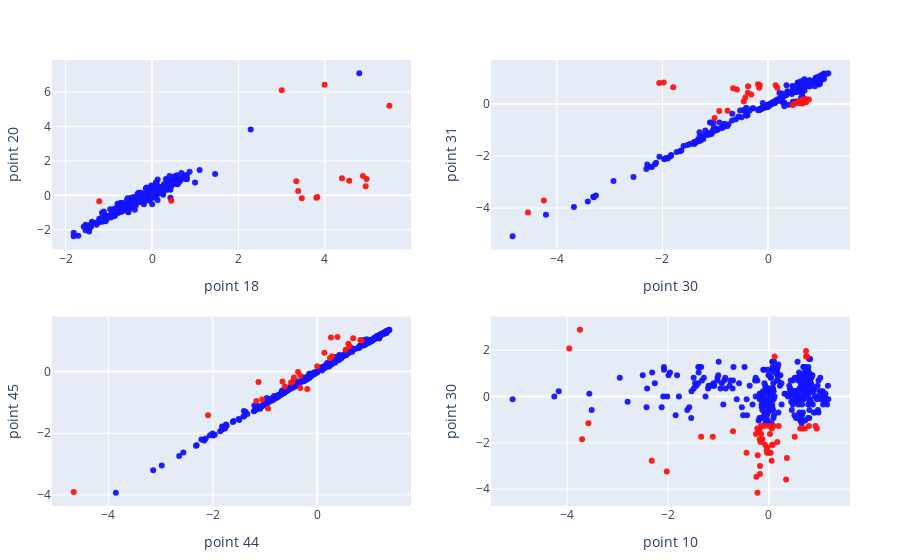

Notebook cell for this chart:
### Code cell
p1 = corroutliers(DataFrame(y=deflection[:, 18], x=deflection[:, 20]), 18, 20)
p2 = corroutliers(DataFrame(y=deflection[:, 30], x=deflection[:, 31]), 30, 31)
p3 = corroutliers(DataFrame(y=deflection[:, 44], x=deflection[:, 45]), 44, 45)
p4 = corroutliers(DataFrame(y=deflection[:, 10], x=deflection[:, 30]), 10, 30)
p=[p1 p2; p3 p4]
savefig(p, string("/Users/drvojtex/Desktop/", dataset_name, "_deflection_points.pdf"))
p

### Figure 1 — Plotly figure (JSON) as saved in the notebook; plotly's stock layout.template omitted (floating-point values rounded to 4 significant figures; data arrays with more than 128 entries replaced by an {"elided": "..."} marker saying what was removed)
{"data": [{"marker": {"color": "rgba(20, 20, 255, 0.95)"}, "mode": "markers", "showlegend": false, "type": "scatter", "x": {"elided": "385 float values"}, "xaxis": "x1", "y": {"elided": "385 float values"}, "yaxis": "y1"}, {"marker": {"color": "rgba(255, 20, 20, 0.95)"}, "mode": "markers", "showlegend": false, "type": "scatter", "x": [4.943, 3.993, 4.563, 4.964, 3.824, 3.38, 3.0, 5.492, 4.879, 4.394, 3.803, 3.465, 0.4457, 3.338, -1.222], "xaxis": "x1", "y": [0.5337, 6.438, 0.85, 0.9555, -0.09884, 0.2526, 6.122, 5.208, 1.131, 0.9906, -0.134, -0.1691, -0.3097, 0.8149, -0.3448], "yaxis": "y1"}, {"marker": {"color": "rgba(20, 20, 255, 0.95)"}, "mode": "markers", "showlegend": false, "type": "scatter", "x": {"elided": "363 float values"}, "xaxis": "x2", "y": {"elided": "363 float values"}, "yaxis": "y2"}, {"marker": {"color": "rgba(255, 20, 20, 0.95)"}, "mode": "markers", "showlegend": false, "type": "scatter", "x": [-0.1911, -0.3821, -4.548, -0.1567, 0.7158, -1.977, -0.5903, 0.7743, -0.9241, -0.3787, 0.5936, -0.7676, -0.4303, 0.6641, -2.062, 0.1754, -1.797, 0.5953, -0.167, 0.6005, 0.468, 0.1427, -4.247, 0.6486, -0.6626, 0.714, -1.014, 0.5884, -0.4613, 0.5746, -0.3184, 0.5798, 0.7192, 0.4748, 0.5987, 0.6366, 0.5093], "xaxis": "x2", "y": [0.7567, 0.4335, -4.168, 0.7197, 0.1143, 0.8209, 0.5542, 0.1688, -0.2731, 0.6769, 0.08315, -0.2614, 0.2506, 0.1883, 0.8034, 0.6204, 0.6399, 0.0267, 0.6243, 0.09483, -0.03754, 0.7177, -3.705, 0.01502, 0.6048, 0.1805, -0.5359, 0.1143, 0.09094, 0.07147, 0.3576, 0.07731, 0.06952, -0.02391, 0.05395, 0.03059, 0.01307], "yaxis": "y2"}, {"marker": {"color": "rgba(20, 20, 255, 0.95)"}, "mode": "markers", "showlegend": false, "type": "scatter", "x": {"elided": "373 float values"}, "xaxis": "x3", "y": {"elided": "373 float values"}, "yaxis": "y3"}, {"marker": {"color": "rgba(255, 20, 20, 0.95)"}, "mode": "markers", "showlegend": false, "type": "scatter", "x": [-0.3259, -0.5023, -0.324, -0.4473, -0.001833, 0.5964, 0.2628, -0.1923, -0.942, 0.5434, -0.6218, 0.8489, -2.092, 0.6156, 0.3855, -1.166, -1.125, -4.664, -0.6653, 0.1375, -0.4723, 0.243, 0.8265, 0.282, 0.6878, -0.3681, -1.053], "xaxis": "x3", "y": [-0.5326, -0.3527, -0.1347, -0.1956, 0.1709, 0.9013, 1.109, -0.5661, -1.197, 0.7067, -0.4818, 1.012, -1.419, 0.823, 1.123, -0.9513, -0.3353, -3.909, -0.3193, 0.6117, -0.332, 0.4371, 1.022, 0.498, 1.081, -0.01565, -0.9045], "yaxis": "y3"}, {"marker": {"color": "rgba(20, 20, 255, 0.95)"}, "mode": "markers", "showlegend": false, "type": "scatter", "x": {"elided": "346 float values"}, "xaxis": "x4", "y": {"elided": "346 float values"}, "yaxis": "y4"}, {"marker": {"color": "rgba(255, 20, 20, 0.95)"}, "mode": "markers", "showlegend": false, "type": "scatter", "x": [0.7392, 0.1143, -3.58, 0.7956, 0.7372, -3.96, 0.7586, -3.748, 0.6671, -0.1504, -0.7111, 0.1941, -2.323, 0.3421, 0.05979, -3.705, 0.001392, -1.112, 0.05395, 0.5134, 0.1688, 0.09094, 0.0228, 0.3576, -0.0317, 0.01112, 0.926, -0.1543, -0.1271, 0.03643, -2.025, 0.07731, -0.2303, 0.9513, 0.06563, -1.344, -0.04338, -0.03559, -0.1777, -0.2264, -0.2556, 0.7158, -0.166, 0.6224, -0.1796, -0.4424, -0.1972, -0.1758, -0.07647, -0.2205, -0.1543, -0.07647, -0.1796, -0.2458], "xaxis": "x4", "y": [1.731, 1.731, -1.154, -1.27, 1.962, 2.077, 1.731, 2.885, -1.385, -1.27, -1.501, -1.27, -2.77, -3.578, -1.385, -1.847, -2.424, -1.731, -2.77, -1.731, -1.962, -1.27, -1.616, -2.655, -2.193, -1.27, -1.27, -1.616, -1.847, -2.424, -3.232, -2.078, -1.385, -1.385, -2.078, -1.731, -2.308, -2.424, -3.347, -4.155, -1.616, -1.385, -1.962, -1.385, -1.385, -2.424, -1.501, -3.001, -1.27, -2.539, -1.27, -2.078, -1.847, -3.463], "yaxis": "y4"}], "layout": {"margin": {"b": 50, "l": 50, "r": 50, "t": 60}, "xaxis1": {"anchor": "y1", "domain": [0, 0.45], "title": "point 18"}, "xaxis2": {"anchor": "y2", "domain": [0.55, 1], "title": "point 30"}, "xaxis3": {"anchor": "y3", "domain": [0, 0.45], "title": "point 44"}, "xaxis4": {"anchor": "y4", "domain": [0.55, 1], "title": "point 10"}, "yaxis1": {"anchor": "x1", "domain": [0.575, 1], "title": "point 20"}, "yaxis2": {"anchor": "x2", "domain": [0.575, 1], "title": "point 31"}, "yaxis3": {"anchor": "x3", "domain": [5.551e-17, 0.425], "title": "point 45"}, "yaxis4": {"anchor": "x4", "domain": [5.551e-17, 0.425], "title": "point 30"}}}
